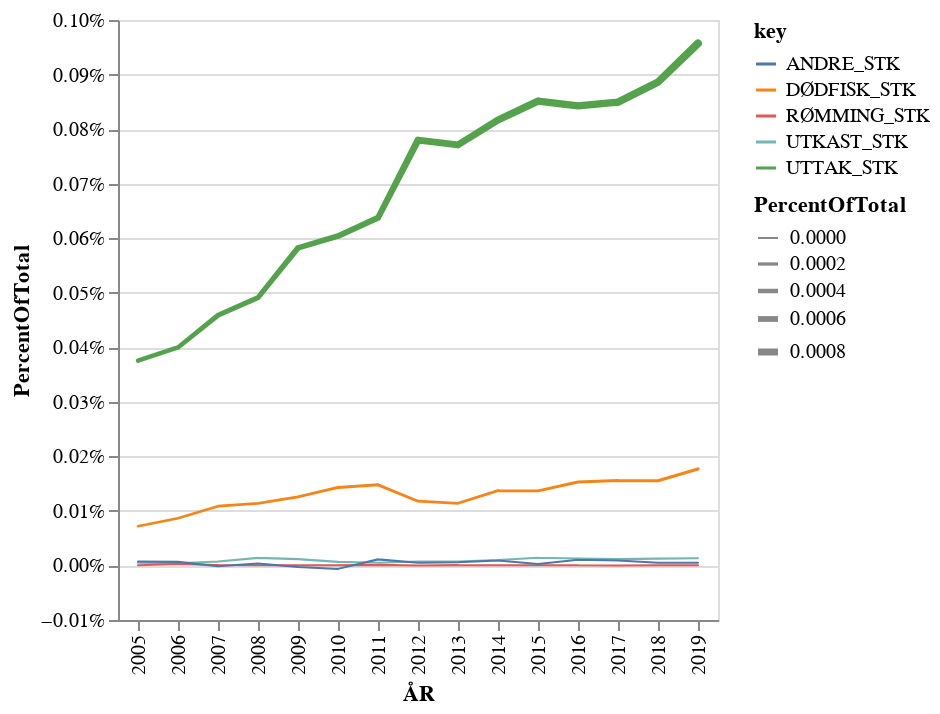

The code cell stored with this chart in its notebook:
### Markdown cell above
https://altair-viz.github.io/gallery/trail_marker.html

### Code cell
data=pd.read_csv("https://www.fiskeridir.no/Akvakultur/Tall-og-analyse/Biomassestatistikk/Biomassestatistikk-etter-fylke/_/attachment/download/422fa084-c905-43b4-9446-a050e92e80e5:1c81cbe34307c35cb79e7dc5a55aae783ab17ac7/biostat-total-flk-2019.csv", delimiter=";", error_bad_lines=False, encoding='latin-1', decimal=",")
data_selection=data[(data.ARTSID=="LAKS")].groupby(['ÅR']).sum()
data_selection.reset_index(inplace=True)


alt.Chart(data_selection).transform_fold(['UTTAK_STK','DØDFISK_STK','UTKAST_STK','RØMMING_STK','ANDRE_STK']).transform_joinaggregate(
    TotalAmount='sum(BEHFISK_STK):Q',
).transform_calculate(
    PercentOfTotal="datum.value / datum.TotalAmount"
).mark_trail().encode(
    alt.Y('PercentOfTotal:Q', axis=alt.Axis(format='.2%')),
    x='ÅR:N',
    color='key:N',
    size='PercentOfTotal:Q'
)

### Figure 1 — Vega-Lite specification as saved in the notebook (floating-point values rounded to 4 significant figures)
{"config": {"view": {"continuousWidth": 400, "continuousHeight": 300}}, "data": {"name": "data-ccd27a4d1bbfc421c36b7f65c50e01ed"}, "mark": "trail", "encoding": {"color": {"field": "key", "type": "nominal"}, "size": {"field": "PercentOfTotal", "type": "quantitative"}, "x": {"field": "ÅR", "type": "nominal"}, "y": {"axis": {"format": ".2%"}, "field": "PercentOfTotal", "type": "quantitative"}}, "transform": [{"fold": ["UTTAK_STK", "DØDFISK_STK", "UTKAST_STK", "RØMMING_STK", "ANDRE_STK"]}, {"joinaggregate": [{"op": "sum", "field": "BEHFISK_STK", "as": "TotalAmount"}]}, {"calculate": "datum.value / datum.TotalAmount", "as": "PercentOfTotal"}], "$schema": "https://vega.github.io/schema/vega-lite/v4.17.0.json", "datasets": {"data-ccd27a4d1bbfc421c36b7f65c50e01ed": [{"ÅR": 2005, "MÅNED_KODE": 1999, "BEHFISK_STK": 2360474285, "BIOMASSE_KG": 4127000000.0, "UTSETT_SMOLT_STK": 148714490, "FORFORBRUK_KG": 729885596, "UTTAK_STK": 112839397, "UTTAK_KG": 548700000.0, "DØDFISK_STK": 21552138, "UTKAST_STK": 1546866, "RØMMING_STK": 112415, "ANDRE_STK": 2205269}, {"ÅR": 2006, "MÅNED_KODE": 1886, "BEHFISK_STK": 2567650541, "BIOMASSE_KG": 4614000000.0, "UTSETT_SMOLT_STK": 167581859, "FORFORBRUK_KG": 814544921, "UTTAK_STK": 120128539, "UTTAK_KG": 595300000.0, "DØDFISK_STK": 26027550, "UTKAST_STK": 1261104, "RØMMING_STK": 791583, "ANDRE_STK": 1971820}, {"ÅR": 2007, "MÅNED_KODE": 2083, "BEHFISK_STK": 2964468911, "BIOMASSE_KG": 5297000000.0, "UTSETT_SMOLT_STK": 202470314, "FORFORBRUK_KG": 933361820, "UTTAK_STK": 137860066, "UTTAK_KG": 729400000.0, "DØDFISK_STK": 32631670, "UTKAST_STK": 2133323, "RØMMING_STK": 219187, "ANDRE_STK": -408067}, {"ÅR": 2008, "MÅNED_KODE": 1873, "BEHFISK_STK": 3305031783, "BIOMASSE_KG": 5431000000.0, "UTSETT_SMOLT_STK": 227355056, "FORFORBRUK_KG": 988354195, "UTTAK_STK": 147554851, "UTTAK_KG": 735600000.0, "DØDFISK_STK": 34223492, "UTKAST_STK": 4166216, "RØMMING_STK": 79137, "ANDRE_STK": 1073501}, {"ÅR": 2009, "MÅNED_KODE": 1961, "BEHFISK_STK": 3666051360, "BIOMASSE_KG": 6334000000.0, "UTSETT_SMOLT_STK": 227910666, "FORFORBRUK_KG": 1171398659, "UTTAK_STK": 174965855, "UTTAK_KG": 859900000.0, "DØDFISK_STK": 37820790, "UTKAST_STK": 3468144, "RØMMING_STK": 165556, "ANDRE_STK": -801403}, {"ÅR": 2010, "MÅNED_KODE": 1887, "BEHFISK_STK": 3826618130, "BIOMASSE_KG": 6811000000.0, "UTSETT_SMOLT_STK": 252976133, "FORFORBRUK_KG": 1203588697, "UTTAK_STK": 181482990, "UTTAK_KG": 917300000.0, "DØDFISK_STK": 42994457, "UTKAST_STK": 1984872, "RØMMING_STK": 122887, "ANDRE_STK": -1891572}, {"ÅR": 2011, "MÅNED_KODE": 1769, "BEHFISK_STK": 4200058165, "BIOMASSE_KG": 7195000000.0, "UTSETT_SMOLT_STK": 274920653, "FORFORBRUK_KG": 1329694644, "UTTAK_STK": 191564904, "UTTAK_KG": 1001000000.0, "DØDFISK_STK": 44434337, "UTKAST_STK": 1520259, "RØMMING_STK": 310582, "ANDRE_STK": 3363677}, {"ÅR": 2012, "MÅNED_KODE": 1871, "BEHFISK_STK": 4380660313, "BIOMASSE_KG": 7890000000.0, "UTSETT_SMOLT_STK": 266008448, "FORFORBRUK_KG": 1491139435, "UTTAK_STK": 234345868, "UTTAK_KG": 1189000000.0, "DØDFISK_STK": 35415776, "UTKAST_STK": 2172229, "RØMMING_STK": 10524, "ANDRE_STK": 1538232}, {"ÅR": 2013, "MÅNED_KODE": 1824, "BEHFISK_STK": 4468149341, "BIOMASSE_KG": 7858000000.0, "UTSETT_SMOLT_STK": 280259942, "FORFORBRUK_KG": 1455787230, "UTTAK_STK": 231678216, "UTTAK_KG": 1136000000.0, "DØDFISK_STK": 34240773, "UTKAST_STK": 2210292, "RØMMING_STK": 170789, "ANDRE_STK": 1756729}, {"ÅR": 2014, "MÅNED_KODE": 1990, "BEHFISK_STK": 4555083286, "BIOMASSE_KG": 8274000000.0, "UTSETT_SMOLT_STK": 288815389, "FORFORBRUK_KG": 1573441364, "UTTAK_STK": 245389168, "UTTAK_KG": 1220000000.0, "DØDFISK_STK": 41240808, "UTKAST_STK": 2990600, "RØMMING_STK": 168655, "ANDRE_STK": 2695579}, {"ÅR": 2015, "MÅNED_KODE": 2218, "BEHFISK_STK": 4583745541, "BIOMASSE_KG": 8213000000.0, "UTSETT_SMOLT_STK": 299019775, "FORFORBRUK_KG": 1553603927, "UTTAK_STK": 255831847, "UTTAK_KG": 1237000000.0, "DØDFISK_STK": 41062539, "UTKAST_STK": 4250253, "RØMMING_STK": 158305, "ANDRE_STK": 798150}, {"ÅR": 2016, "MÅNED_KODE": 2281, "BEHFISK_STK": 4590937763, "BIOMASSE_KG": 8152000000.0, "UTSETT_SMOLT_STK": 292025883, "FORFORBRUK_KG": 1544127329, "UTTAK_STK": 253174341, "UTTAK_KG": 1180000000.0, "DØDFISK_STK": 45950242, "UTKAST_STK": 3846076, "RØMMING_STK": 58011, "ANDRE_STK": 3140073}, {"ÅR": 2017, "MÅNED_KODE": 2002, "BEHFISK_STK": 4740554193, "BIOMASSE_KG": 8645000000.0, "UTSETT_SMOLT_STK": 298618901, "FORFORBRUK_KG": 1647015269, "UTTAK_STK": 255281628, "UTTAK_KG": 1237000000.0, "DØDFISK_STK": 46769281, "UTKAST_STK": 3480829, "RØMMING_STK": 5190, "ANDRE_STK": 2715144}, {"ÅR": 2018, "MÅNED_KODE": 1855, "BEHFISK_STK": 4892618613, "BIOMASSE_KG": 8818000000.0, "UTSETT_SMOLT_STK": 304398633, "FORFORBRUK_KG": 1646796239, "UTTAK_STK": 266302193, "UTTAK_KG": 1279000000.0, "DØDFISK_STK": 46689194, "UTKAST_STK": 3784104, "RØMMING_STK": 122040, "ANDRE_STK": 1514588}, {"ÅR": 2019, "MÅNED_KODE": 1779, "BEHFISK_STK": 5002164752, "BIOMASSE_KG": 9203000000.0, "UTSETT_SMOLT_STK": 288011373, "FORFORBRUK_KG": 1726296905, "UTTAK_STK": 287603494, "UTTAK_KG": 1362000000.0, "DØDFISK_STK": 53194593, "UTKAST_STK": 3959356, "RØMMING_STK": 103150, "ANDRE_STK": 1483417}]}}
